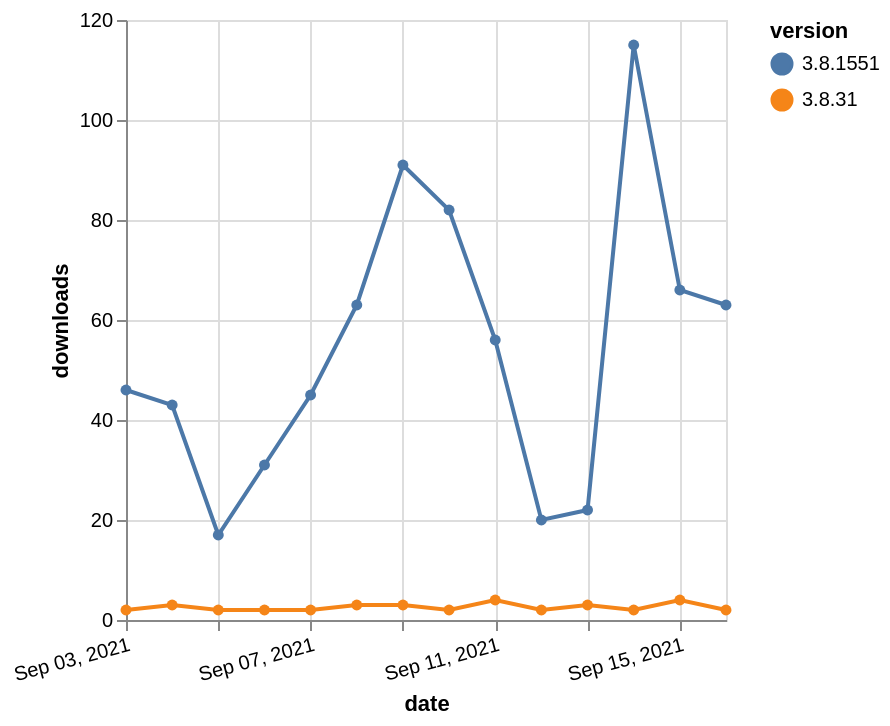

This figure's Vega-Lite source:
### Vega-Lite specification from a JSON file in a GitHub repository (floating-point values rounded to 4 significant figures)
{"$schema": "https://vega.github.io/schema/vega-lite/v5.json", "description": "A simple bar chart with embedded data.", "data": {"values": [{"date": "2021-09-03", "total": 74732, "delta": 46, "version": "3.8.1551"}, {"date": "2021-09-04", "total": 74775, "delta": 43, "version": "3.8.1551"}, {"date": "2021-09-05", "total": 74792, "delta": 17, "version": "3.8.1551"}, {"date": "2021-09-06", "total": 74823, "delta": 31, "version": "3.8.1551"}, {"date": "2021-09-07", "total": 74868, "delta": 45, "version": "3.8.1551"}, {"date": "2021-09-08", "total": 74931, "delta": 63, "version": "3.8.1551"}, {"date": "2021-09-09", "total": 75022, "delta": 91, "version": "3.8.1551"}, {"date": "2021-09-10", "total": 75104, "delta": 82, "version": "3.8.1551"}, {"date": "2021-09-11", "total": 75160, "delta": 56, "version": "3.8.1551"}, {"date": "2021-09-12", "total": 75180, "delta": 20, "version": "3.8.1551"}, {"date": "2021-09-13", "total": 75202, "delta": 22, "version": "3.8.1551"}, {"date": "2021-09-14", "total": 75317, "delta": 115, "version": "3.8.1551"}, {"date": "2021-09-15", "total": 75383, "delta": 66, "version": "3.8.1551"}, {"date": "2021-09-16", "total": 75446, "delta": 63, "version": "3.8.1551"}, {"date": "2021-09-03", "total": 4092, "delta": 2, "version": "3.8.31"}, {"date": "2021-09-04", "total": 4095, "delta": 3, "version": "3.8.31"}, {"date": "2021-09-05", "total": 4097, "delta": 2, "version": "3.8.31"}, {"date": "2021-09-06", "total": 4099, "delta": 2, "version": "3.8.31"}, {"date": "2021-09-07", "total": 4101, "delta": 2, "version": "3.8.31"}, {"date": "2021-09-08", "total": 4104, "delta": 3, "version": "3.8.31"}, {"date": "2021-09-09", "total": 4107, "delta": 3, "version": "3.8.31"}, {"date": "2021-09-10", "total": 4109, "delta": 2, "version": "3.8.31"}, {"date": "2021-09-11", "total": 4113, "delta": 4, "version": "3.8.31"}, {"date": "2021-09-12", "total": 4115, "delta": 2, "version": "3.8.31"}, {"date": "2021-09-13", "total": 4118, "delta": 3, "version": "3.8.31"}, {"date": "2021-09-14", "total": 4120, "delta": 2, "version": "3.8.31"}, {"date": "2021-09-15", "total": 4124, "delta": 4, "version": "3.8.31"}, {"date": "2021-09-16", "total": 4126, "delta": 2, "version": "3.8.31"}]}, "width": "container", "mark": {"type": "line", "point": {"filled": true}}, "encoding": {"x": {"field": "date", "type": "temporal", "timeUnit": "yearmonthdate", "title": "date", "axis": {"labelAngle": -15}}, "y": {"field": "delta", "type": "quantitative", "title": "downloads"}, "color": {"field": "version", "type": "nominal"}, "tooltip": {"field": "delta"}}}
